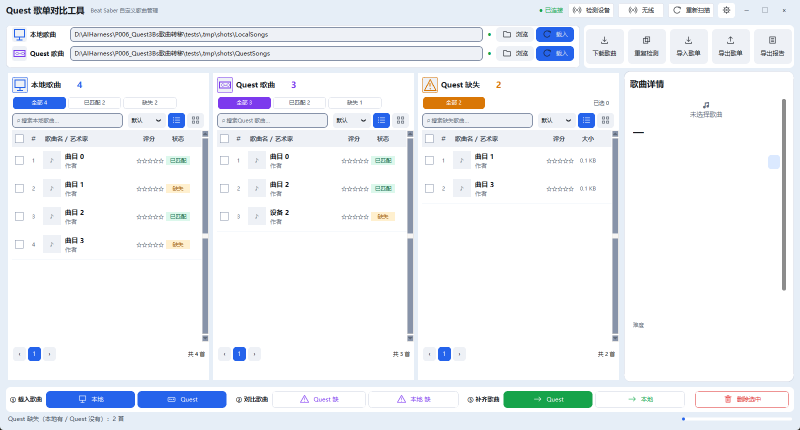
#> input picture tests/baseline/main_window.baseline.png, 1600 x 860 px (shown at 1/2 size); its folder holds only this picture in this run
$ python -i app_common.py   (imports and definitions only)
#> lines starting #> are read from the running program, lines starting #| are printed output that depends on the picture; after the words box and inside, x2 and y2 are one past the last pixel; in counts of white or black regions, pixels touching at a corner belong together
### quest_tool/logging_setup.py
"""日志初始化（懒加载，避免 import 副作用）。

原版 `setup_logging()` 在模块导入时就执行 `os.makedirs("logs")` 并配置 root logger，
在打包/非预期工作目录下会失败或把日志写到奇怪的位置；重复调用还会叠加 handler。
这里改成显式调用一次，并且带轮转。
"""

from __future__ import annotations

import logging
import sys
from logging.handlers import RotatingFileHandler
from pathlib import Path

from .storage import logs_dir

_CONFIGURED = False
LOGGER_NAME = "quest_tool"


def setup_logging(level: int = logging.INFO, console: bool = True) -> logging.Logger:
    """配置并返回应用 logger；重复调用不会重复添加 handler。"""
    global _CONFIGURED
    logger = logging.getLogger(LOGGER_NAME)
    if _CONFIGURED:
        return logger

    logger.setLevel(level)
    logger.propagate = False
    fmt = logging.Formatter(
        "%(asctime)s - %(levelname)s - %(threadName)s - %(name)s - %(message)s"
    )

    try:
        log_file: Path = logs_dir() / "quest_comparator.log"
        file_handler = RotatingFileHandler(
            log_file, maxBytes=2 * 1024 * 1024, backupCount=3, encoding="utf-8"
        )
        file_handler.setFormatter(fmt)
        logger.addHandler(file_handler)
    except OSError as exc:  # 磁盘只读等情况下降级为仅控制台
        print(f"[日志] 无法创建日志文件: {exc}", file=sys.stderr)

    if console:
        stream = logging.StreamHandler(sys.stderr)
        stream.setFormatter(fmt)
        logger.addHandler(stream)

    _CONFIGURED = True
    return logger


def get_logger(module: str | None = None) -> logging.Logger:
    """获取子 logger，未初始化时自动初始化。"""
    if not _CONFIGURED:
        setup_logging()
#> further down, picture is the input picture: PIL image 1600x860 RGB; mean R, G, B 238.6, 241.7, 246.1
    return logging.getLogger(f"{LOGGER_NAME}.{module}" if module else LOGGER_NAME)

### quest_tool/storage.py
"""运行目录解析与配置持久化。

原版的问题：
* 数据库 `songs_cache.db`、`settings.json`、`logs/` 都写死在**当前工作目录**，
  双击 bat / 计划任务启动时 cwd 可能是 C:\\Windows\\System32，导致文件散落各处甚至无权限。
* 设置文件用 `json.load` 无校验，损坏后整个程序行为异常。
* 写入不是原子的，断电/崩溃后 settings.json 变空文件。

这里统一改成"程序所在目录（或用户数据目录）"，并使用临时文件 + 原子替换写入。
"""

from __future__ import annotations

import json
import logging
import os
import sys
from dataclasses import asdict, dataclass, field
from pathlib import Path
from typing import Any

# 注意：这里不能用 quest_tool.logging_setup.get_logger —— logging_setup 需要
# 先导入本模块取日志目录，直接互相导入会形成循环导入。用标准 logger 即可
# （root 配置由 logging_setup.setup_logging() 完成）。
logger = logging.getLogger("quest_tool.storage")

#: 试听时长可选档位（秒），0 = 整曲。
#:
#: **必须与 `audio.PREVIEW_LENGTH_CHOICES` 一致**，但故意各写一份：
#: 本模块是最底层（`logging_setup` 要从这里取 `logs_dir`），
#: 导入 `audio` 会成环（见 `Settings.load()` 里的注释）。
#: 两边一致性由 `tests/smoke_features.py` 断言守住。
PREVIEW_SECONDS_CHOICES: tuple[int, ...] = (30, 60, 120, 0)

APP_DIR_NAME = "QuestSongComparator"


def is_frozen() -> bool:
    """是否运行在 PyInstaller 等打包环境。"""
    return getattr(sys, "frozen", False)


def app_dir() -> Path:
    """配置文件/日志/数据库所在的根目录。

    * 打包后：可执行文件所在目录；
    * 源码运行：项目根目录（本文件的上一级）。
    """
    if is_frozen():
        return Path(sys.executable).resolve().parent
    return Path(__file__).resolve().parent.parent


# [5 lines left out: function _user_data_dir, not called in this run]


def data_dir() -> Path:
    """可写目录：优先程序目录，不可写时退回用户数据目录。"""
    candidate = app_dir()
    try:
        candidate.mkdir(parents=True, exist_ok=True)
        probe = candidate / ".write_test"
        probe.write_text("", encoding="utf-8")
        probe.unlink(missing_ok=True)
        return candidate
    except OSError:
        fallback = _user_data_dir()
        fallback.mkdir(parents=True, exist_ok=True)
        return fallback


def settings_path() -> Path:
    return data_dir() / "settings.json"


def database_path() -> Path:
    return data_dir() / "songs_cache.db"


def logs_dir() -> Path:
    path = data_dir() / "logs"
    path.mkdir(parents=True, exist_ok=True)
    return path


# [26 lines left out: function atomic_write_text, not called in this run]


@dataclass
class Settings:
    """所有可持久化的用户设置（带默认值与类型收敛）。"""

    local_path: str = ""
    quest_path: str = ""
    quest_source: str = "auto"  # auto | drive | adb | mtp
    appearance: str = "System"  # System | Light | Dark
    adb_path: str = ""
    #: 上次无线连接的地址（`host:port`）。无线设备的"序列号"就是这个地址，
    #: 用它可以跳过"多个设备该连哪个"的选择（插着线又连着无线时很有用）。
    adb_serial: str = ""
    verify_before_delete: bool = True
    copy_overwrite: bool = True
    device_poll_on_start: bool = True
    recent_local: list[str] = field(default_factory=list)
    recent_quest: list[str] = field(default_factory=list)
    window_geometry: str = ""
    #: 三个列表的列宽 {"local": {...}, "quest": {...}, "missing": {...}}
    column_widths: dict[str, dict[str, int]] = field(default_factory=dict)
    #: 封面墙 / 列表视图模式（"list" | "grid"）
    view_mode: str = "list"
    #: 首次使用向导是否已经看过（看过之后不再自动弹；仍可从「帮助」里手动打开）
    wizard_done: bool = False
    #: 详情栏宽度（用户拖动左右分割器后记住；0 = 用默认值，见 B5）
    detail_width: int = 0
    #: 界面缩放档位（C1）："auto" = 按系统 DPI 自动；也可写死 "1.0" / "1.25" / "1.5" / "2.0"
    ui_scale: str = "auto"
    #: 界面语言（C5）："zh" / "en"
    language: str = "zh"
    #: 试听时长（秒）。30 / 60 / 120，或 0 = 整曲。
    #: 用 int 而不是 float：这是一组**离散档位**而不是连续量，
    #: 读取时会被 `audio.normalize_preview_seconds()` 收敛到合法档位。
    preview_seconds: int = 30
    download_columns: int = 3
    download_rows: int = 7
    #: 实测传输速率 {位置类型: MB/s}，用来把"预计耗时"算准。
    #: 每复制一批就用实测值更新一次（指数滑动平均），所以会越用越准。
    #: v14.7 之前是写死的 4 MB/s —— 真机实测 adb 有 17.4 MB/s，估计值偏悲观 4 倍多。
    transfer_rates: dict[str, float] = field(default_factory=dict)

    MAX_RECENT = 8

    # ---------- 读取 ----------
    # [114 lines left out: functions load, save, remember, not called in this run]

### quest_tool/app_common.py
"""主界面与各 mixin 共用的小工具。

为什么要单独一个模块：v15.2 把 2400 多行的 `QuestComparatorApp` 拆成了 5 个 mixin
（`app_copy` / `app_delete` / `app_device` / `app_detail` / `app_report`）。
mixin 里**不能反向 import `app.py`**（会形成循环依赖），所以这些原本放在 `app.py`
模块级的小工具必须挪出来共用。

这里只放"纯函数 + 共享常量"，不放任何需要 `self` 的东西。
"""
from __future__ import annotations

from dataclasses import dataclass

from .database import MetaRow
from .songs import SongMeta

#: 右侧详情栏固定宽度。
#: 显式限宽很关键：列表再宽也不会把详情栏挤出屏幕（早期就是这样被挤没的）。
RIGHT_PANEL_WIDTH = 340


@dataclass(frozen=True)
class ColumnIdentity:
    """一列的"身份"：图标 + 语义色 + 标题（m05627「UI 的区分不够明显」）。

    ## 为什么要有这个（而不是各处各写一遍）

    三个列表（本地 / Quest / 缺失）原来只靠标题文字和一个 3px 竖条区分，
    用户在手机上扫一眼分不出"这列是干什么的"。加深区分度要同时动三处：
    列表标题栏、封面墙标题栏、空状态提示 —— 各写一遍必然漂移
    （本项目已多次出现"同一份东西两处定义、只改了一处"）。

    所以**只在这里定义一次**，`ui_songlist` / `ui_coverwall` / `app` 都从这里取。

    ## `icon` 用 emoji 而不是图标文件

    本项目不带图标资源（打包也要跟着进 `datas`），而 emoji 在 Windows 上
    由 Segoe UI Emoji 渲染，零成本、且能直接进标题文字。
    """

    #: 语义色名，必须存在于 `theme.Palette` / `theme.T`
    accent: str
    #: 标题前的图标，一眼区分三列
    icon: str
    #: 这一列是"本地有 / 设备有 / 缺的"哪一类，供提示文案区分
    hint: str = ""


#: 三列的固定身份。**顺序即界面上从左到右的顺序**（local / quest / missing）。
COLUMN_IDENTITIES: dict[str, ColumnIdentity] = {
    # 本地曲库：蓝（主色），🎵
    "local": ColumnIdentity(accent="ACCENT", icon="💻"),
    # Quest 设备：紫（INFO），🥽 —— 用头显意象，和"本地电脑"区分开
    "quest": ColumnIdentity(accent="INFO", icon="🥽"),
    # 缺失（本地有、设备没有）：橙（WARNING），⚠️
    "missing": ColumnIdentity(accent="WARNING", icon="⚠️"),
}


def column_identity(kind: str) -> ColumnIdentity:
    """取某一列的身份；未知 kind 回落到本地那套（宁可显示成蓝的也不要崩）。"""
    return COLUMN_IDENTITIES.get(kind, COLUMN_IDENTITIES["local"])


# [44 lines left out: functions meta_row, meta_from_row, parse_meta, shorten_path, not called in this run]


def decorate_cover(
    image,
    max_size: tuple[int, int] = (RIGHT_PANEL_WIDTH - 96, 186),
    background: str | None = None,
):
    """把封面缩放到容器内，并加上圆角 + 柔和阴影，返回可直接交给 CTkImage 的图。

    tkinter/ctk 都不支持图片圆角与阴影，所以这里用 PIL 直接画进一张带内边距的
    半透明画布，再合成到面板底色上（CTkImage 需要不透明图，故用底色合成）。
    结果是"一次性算完、缓存复用"，不会影响切换歌曲的流畅度。

    ## 画布尺寸要跟着图片走，不能固定成横长方形（v17.1 修）

    这里原先固定开一张 `max_size[0] + 24` 宽的画布（默认 300+24 = 324 宽），
    再 `thumbnail()` 缩放。而 Beat Saber 封面是**正方形**（300×300），
    `thumbnail((300, 186))` 会按高度贴合 → 缩成 186×186，
    于是画布左右各空出 **(324-24-186)/2 ≈ 57 px**，加上左右 12 px 内边距，
    整个封面两侧各挂着约 **69 px** 的纯色块。

    这就是用户说的"预览图后面特别大的黑边"：黑不是因为颜色写错了（v17.1 之前
    也确实写死过深色，那是最初的一半原因），而是**容器比图宽出一大截**。

    修法：先按 max_size 缩放，再用**缩放后的实际尺寸**决定画布大小 —— 画布永远
    只比图各大出一圈内边距，多余的色块从根上不存在。
    """
#> called with max_size = (244, 186)
    from PIL import Image, ImageDraw, ImageFilter

    fill = _parse_rgb(background) if background else (24, 26, 31)

    pad = 12  # 四周内边距，留给阴影
    thumb = image.copy()
    thumb.thumbnail(max_size, Image.Resampling.LANCZOS)
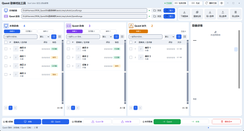
#> thumb: PIL image 244x131 RGB; mean R, G, B 238.3, 241.4, 245.9
    width, height = thumb.size
#> width = 244; height = 131
    radius = 10

    # 画布按**缩放后的实际尺寸**开，而不是按 max_size —— 见上面 docstring。
    canvas_size = (width + pad * 2, height + pad * 2)
#> canvas_size = (268, 155)
    padded = Image.new("RGBA", canvas_size, (0, 0, 0, 0))
#> padded: PIL image 268x155 RGBA; every value is 0

    # 圆角遮罩
    mask = Image.new("L", (width, height), 0)
#> mask: PIL image 244x131 L; every value is 0
    ImageDraw.Draw(mask).rounded_rectangle((0, 0, width - 1, height - 1), radius=radius, fill=255)
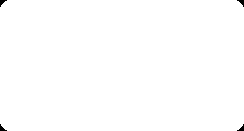
#> mask: PIL image 244x131 L; 99.7% white; 4 black regions, box (x1, y1, x2, y2) and area: (0, 0, 7, 7) 23, (237, 0, 244, 7) 23, (0, 124, 7, 131) 23, (237, 124, 244, 131) 23

    offset = (pad, pad)
    # 阴影层：把圆角矩形涂黑 → 高斯模糊 → 降低透明度
    shadow = Image.new("RGBA", padded.size, (0, 0, 0, 0))
    ImageDraw.Draw(shadow).rounded_rectangle(
        (offset[0] + 2, offset[1] + 3, offset[0] + width + 2, offset[1] + height + 3),
        radius=radius, fill=(0, 0, 0, 110),
    )
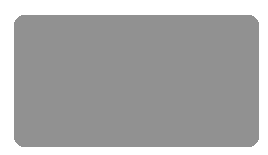
#> shadow: PIL image 268x155 RGBA; mean R, G, B, A 0, 0, 0, 85.4; transparent parts drawn white
    shadow = shadow.filter(ImageFilter.GaussianBlur(5))
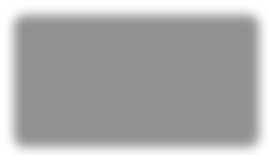
#> shadow: PIL image 268x155 RGBA; mean R, G, B, A 0, 0, 0, 85.3; transparent parts drawn white

    canvas = Image.new("RGBA", padded.size, (0, 0, 0, 0))
    canvas.alpha_composite(shadow)
    layer = thumb.convert("RGBA")
    layer.putalpha(mask)
    canvas.alpha_composite(layer, offset)
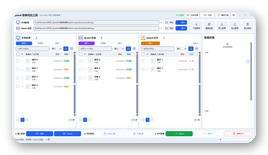
#> canvas: PIL image 268x155 RGBA; mean R, G, B, A 182.9, 185.3, 188.7, 200.8; transparent parts drawn white

    # 合成到纯色底（CTkImage 不透明，避免深色主题下出现黑边）
    background_image = Image.new("RGB", canvas.size, fill)
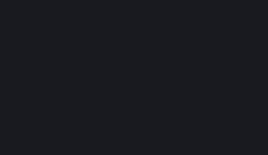
#> background_image: PIL image 268x155 RGB; mean R, G, B 24, 26, 31
    background_image.paste(canvas, mask=canvas.split()[3])
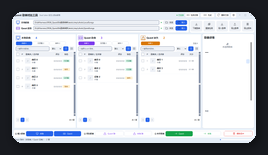
#> background_image: PIL image 268x155 RGB; mean R, G, B 188, 190.8, 195.3
    return background_image


# [11 lines left out: function _parse_rgb, not called in this run]

>>> from PIL import Image
>>> picture = Image.open('../tests/baseline/main_window.baseline.png')
>>> result = decorate_cover(picture)
